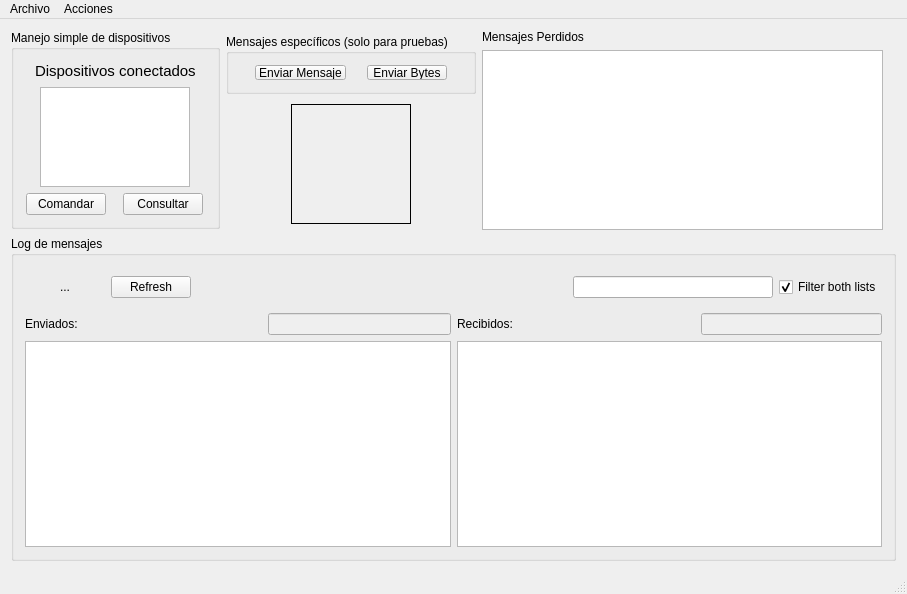
<?xml version="1.0" encoding="UTF-8"?>
<ui version="4.0">
 <class>MainWindow</class>
 <widget class="QMainWindow" name="MainWindow">
  <property name="geometry">
   <rect>
    <x>0</x>
    <y>0</y>
    <width>907</width>
    <height>594</height>
   </rect>
  </property>
  <property name="windowTitle">
   <string>MainWindow</string>
  </property>
  <widget class="QWidget" name="centralWidget">
   <layout class="QVBoxLayout" name="verticalLayout_7">
    <item>
     <layout class="QHBoxLayout" name="horizontalLayout_5">
      <item>
       <widget class="QGroupBox" name="groupBox">
        <property name="enabled">
         <bool>true</bool>
        </property>
        <property name="sizePolicy">
         <sizepolicy hsizetype="Fixed" vsizetype="Fixed">
          <horstretch>0</horstretch>
          <verstretch>0</verstretch>
         </sizepolicy>
        </property>
        <property name="title">
         <string>Manejo simple de dispositivos</string>
        </property>
        <layout class="QVBoxLayout" name="verticalLayout">
         <item>
          <layout class="QHBoxLayout" name="horizontalLayout_4">
           <item>
            <spacer name="horizontalSpacer_7">
             <property name="orientation">
              <enum>Qt::Horizontal</enum>
             </property>
             <property name="sizeType">
              <enum>QSizePolicy::Fixed</enum>
             </property>
             <property name="sizeHint" stdset="0">
              <size>
               <width>10</width>
               <height>20</height>
              </size>
             </property>
            </spacer>
           </item>
           <item>
            <widget class="QLabel" name="label">
             <property name="sizePolicy">
              <sizepolicy hsizetype="Fixed" vsizetype="Fixed">
               <horstretch>0</horstretch>
               <verstretch>0</verstretch>
              </sizepolicy>
             </property>
             <property name="font">
              <font>
               <pointsize>11</pointsize>
              </font>
             </property>
             <property name="text">
              <string>Dispositivos conectados</string>
             </property>
            </widget>
           </item>
           <item>
            <spacer name="horizontalSpacer_6">
             <property name="orientation">
              <enum>Qt::Horizontal</enum>
             </property>
             <property name="sizeType">
              <enum>QSizePolicy::Fixed</enum>
             </property>
             <property name="sizeHint" stdset="0">
              <size>
               <width>10</width>
               <height>20</height>
              </size>
             </property>
            </spacer>
           </item>
          </layout>
         </item>
         <item>
          <layout class="QHBoxLayout" name="horizontalLayout_2">
           <item>
            <spacer name="horizontalSpacer_4">
             <property name="orientation">
              <enum>Qt::Horizontal</enum>
             </property>
             <property name="sizeType">
              <enum>QSizePolicy::Fixed</enum>
             </property>
             <property name="sizeHint" stdset="0">
              <size>
               <width>10</width>
               <height>20</height>
              </size>
             </property>
            </spacer>
           </item>
           <item>
            <widget class="QListWidget" name="the_one_true_list_DESTINO">
             <property name="enabled">
              <bool>true</bool>
             </property>
             <property name="sizePolicy">
              <sizepolicy hsizetype="Fixed" vsizetype="Fixed">
               <horstretch>0</horstretch>
               <verstretch>0</verstretch>
              </sizepolicy>
             </property>
             <property name="minimumSize">
              <size>
               <width>150</width>
               <height>100</height>
              </size>
             </property>
             <property name="maximumSize">
              <size>
               <width>150</width>
               <height>100</height>
              </size>
             </property>
            </widget>
           </item>
           <item>
            <spacer name="horizontalSpacer_5">
             <property name="orientation">
              <enum>Qt::Horizontal</enum>
             </property>
             <property name="sizeType">
              <enum>QSizePolicy::Fixed</enum>
             </property>
             <property name="sizeHint" stdset="0">
              <size>
               <width>10</width>
               <height>20</height>
              </size>
             </property>
            </spacer>
           </item>
          </layout>
         </item>
         <item>
          <layout class="QHBoxLayout" name="horizontalLayout">
           <item>
            <widget class="QPushButton" name="button_COMANDAR">
             <property name="sizePolicy">
              <sizepolicy hsizetype="Fixed" vsizetype="Fixed">
               <horstretch>0</horstretch>
               <verstretch>0</verstretch>
              </sizepolicy>
             </property>
             <property name="text">
              <string>Comandar</string>
             </property>
            </widget>
           </item>
           <item>
            <spacer name="horizontalSpacer_3">
             <property name="orientation">
              <enum>Qt::Horizontal</enum>
             </property>
             <property name="sizeType">
              <enum>QSizePolicy::Fixed</enum>
             </property>
             <property name="sizeHint" stdset="0">
              <size>
               <width>10</width>
               <height>20</height>
              </size>
             </property>
            </spacer>
           </item>
           <item>
            <widget class="QPushButton" name="button_CONSULTAR">
             <property name="sizePolicy">
              <sizepolicy hsizetype="Fixed" vsizetype="Fixed">
               <horstretch>0</horstretch>
               <verstretch>0</verstretch>
              </sizepolicy>
             </property>
             <property name="text">
              <string>Consultar</string>
             </property>
            </widget>
           </item>
          </layout>
         </item>
        </layout>
       </widget>
      </item>
      <item>
       <layout class="QVBoxLayout" name="verticalLayout_2">
        <item>
         <widget class="QGroupBox" name="groupBox_2">
          <property name="sizePolicy">
           <sizepolicy hsizetype="Fixed" vsizetype="Fixed">
            <horstretch>0</horstretch>
            <verstretch>0</verstretch>
           </sizepolicy>
          </property>
          <property name="minimumSize">
           <size>
            <width>250</width>
            <height>60</height>
           </size>
          </property>
          <property name="maximumSize">
           <size>
            <width>250</width>
            <height>60</height>
           </size>
          </property>
          <property name="title">
           <string>Mensajes específicos (solo para pruebas)</string>
          </property>
          <layout class="QGridLayout" name="gridLayout">
           <item row="0" column="0">
            <widget class="QPushButton" name="button_ENVIAR_MENSAJE">
             <property name="sizePolicy">
              <sizepolicy hsizetype="Fixed" vsizetype="Fixed">
               <horstretch>0</horstretch>
               <verstretch>0</verstretch>
              </sizepolicy>
             </property>
             <property name="text">
              <string>Enviar Mensaje</string>
             </property>
            </widget>
           </item>
           <item row="0" column="1">
            <widget class="QPushButton" name="button_ByteSend">
             <property name="sizePolicy">
              <sizepolicy hsizetype="Fixed" vsizetype="Fixed">
               <horstretch>0</horstretch>
               <verstretch>0</verstretch>
              </sizepolicy>
             </property>
             <property name="text">
              <string>Enviar Bytes</string>
             </property>
            </widget>
           </item>
          </layout>
         </widget>
        </item>
        <item>
         <layout class="QHBoxLayout" name="horizontalLayout_6">
          <item>
           <spacer name="horizontalSpacer_9">
            <property name="orientation">
             <enum>Qt::Horizontal</enum>
            </property>
            <property name="sizeType">
             <enum>QSizePolicy::Fixed</enum>
            </property>
            <property name="sizeHint" stdset="0">
             <size>
              <width>55</width>
              <height>20</height>
             </size>
            </property>
           </spacer>
          </item>
          <item>
           <widget class="QPushButton" name="button_ESTADO_RED">
            <property name="sizePolicy">
             <sizepolicy hsizetype="Fixed" vsizetype="Fixed">
              <horstretch>0</horstretch>
              <verstretch>0</verstretch>
             </sizepolicy>
            </property>
            <property name="minimumSize">
             <size>
              <width>120</width>
              <height>120</height>
             </size>
            </property>
            <property name="maximumSize">
             <size>
              <width>120</width>
              <height>120</height>
             </size>
            </property>
            <property name="toolTip">
             <string>&lt;html&gt;&lt;head/&gt;&lt;body&gt;&lt;p&gt;Abre la ventana de red y manejo de dispositivos.&lt;/p&gt;&lt;/body&gt;&lt;/html&gt;</string>
            </property>
            <property name="styleSheet">
             <string notr="true">background-color: Transparent;
border: 1px solid black;</string>
            </property>
            <property name="text">
             <string/>
            </property>
            <property name="icon">
             <iconset>
              <activeon>:/Imagenes/aami2-50-512.png</activeon>
             </iconset>
            </property>
            <property name="iconSize">
             <size>
              <width>120</width>
              <height>120</height>
             </size>
            </property>
           </widget>
          </item>
          <item>
           <spacer name="horizontalSpacer_10">
            <property name="orientation">
             <enum>Qt::Horizontal</enum>
            </property>
            <property name="sizeType">
             <enum>QSizePolicy::Fixed</enum>
            </property>
            <property name="sizeHint" stdset="0">
             <size>
              <width>55</width>
              <height>20</height>
             </size>
            </property>
           </spacer>
          </item>
         </layout>
        </item>
       </layout>
      </item>
      <item>
       <layout class="QHBoxLayout" name="horizontalLayout_8">
        <item>
         <layout class="QVBoxLayout" name="verticalLayout_3">
          <item>
           <layout class="QHBoxLayout" name="horizontalLayout_7">
            <item>
             <widget class="QLabel" name="label_5">
              <property name="text">
               <string>Mensajes Perdidos</string>
              </property>
             </widget>
            </item>
            <item>
             <widget class="QLabel" name="msgLost_label">
              <property name="text">
               <string/>
              </property>
             </widget>
            </item>
           </layout>
          </item>
          <item>
           <widget class="QTextEdit" name="textEdit">
            <property name="sizePolicy">
             <sizepolicy hsizetype="Expanding" vsizetype="Fixed">
              <horstretch>0</horstretch>
              <verstretch>0</verstretch>
             </sizepolicy>
            </property>
            <property name="minimumSize">
             <size>
              <width>100</width>
              <height>180</height>
             </size>
            </property>
            <property name="maximumSize">
             <size>
              <width>16777215</width>
              <height>180</height>
             </size>
            </property>
            <property name="toolTip">
             <string>&lt;html&gt;&lt;head/&gt;&lt;body&gt;&lt;p&gt;Teniamos que rellenar la UI asi que te metimos un anotador. Disfrutálo.&lt;/p&gt;&lt;/body&gt;&lt;/html&gt;</string>
            </property>
           </widget>
          </item>
         </layout>
        </item>
        <item>
         <widget class="QLabel" name="label_4">
          <property name="maximumSize">
           <size>
            <width>300</width>
            <height>100</height>
           </size>
          </property>
          <property name="text">
           <string/>
          </property>
          <property name="pixmap">
           <pixmap resource="imagenes.qrc">:/Imagenes/lacan.png</pixmap>
          </property>
          <property name="scaledContents">
           <bool>true</bool>
          </property>
         </widget>
        </item>
       </layout>
      </item>
     </layout>
    </item>
    <item>
     <widget class="QGroupBox" name="groupBox_3">
      <property name="sizePolicy">
       <sizepolicy hsizetype="Expanding" vsizetype="Expanding">
        <horstretch>0</horstretch>
        <verstretch>0</verstretch>
       </sizepolicy>
      </property>
      <property name="title">
       <string>Log de mensajes</string>
      </property>
      <layout class="QGridLayout" name="gridLayout_2">
       <item row="0" column="0" colspan="2">
        <layout class="QHBoxLayout" name="horizontalLayout_3">
         <item>
          <widget class="QToolButton" name="logButton">
           <property name="minimumSize">
            <size>
             <width>80</width>
             <height>40</height>
            </size>
           </property>
           <property name="toolTip">
            <string>&lt;html&gt;&lt;head/&gt;&lt;body&gt;&lt;p&gt;Activa y desactiva el log&lt;/p&gt;&lt;/body&gt;&lt;/html&gt;</string>
           </property>
           <property name="styleSheet">
            <string notr="true">border:none;</string>
           </property>
           <property name="text">
            <string>...</string>
           </property>
           <property name="icon">
            <iconset resource="imagenes.qrc">
             <normaloff>:/Imagenes/offSwitch.png</normaloff>
             <normalon>:/Imagenes/onSwitch.png</normalon>:/Imagenes/offSwitch.png</iconset>
           </property>
           <property name="iconSize">
            <size>
             <width>80</width>
             <height>40</height>
            </size>
           </property>
           <property name="checkable">
            <bool>true</bool>
           </property>
          </widget>
         </item>
         <item>
          <widget class="QPushButton" name="refreshButton">
           <property name="text">
            <string>Refresh</string>
           </property>
          </widget>
         </item>
         <item>
          <spacer name="horizontalSpacer_2">
           <property name="orientation">
            <enum>Qt::Horizontal</enum>
           </property>
           <property name="sizeHint" stdset="0">
            <size>
             <width>40</width>
             <height>20</height>
            </size>
           </property>
          </spacer>
         </item>
         <item>
          <widget class="QLineEdit" name="searchBar">
           <property name="sizePolicy">
            <sizepolicy hsizetype="Fixed" vsizetype="Fixed">
             <horstretch>0</horstretch>
             <verstretch>0</verstretch>
            </sizepolicy>
           </property>
           <property name="minimumSize">
            <size>
             <width>200</width>
             <height>0</height>
            </size>
           </property>
           <property name="maximumSize">
            <size>
             <width>200</width>
             <height>16777215</height>
            </size>
           </property>
           <property name="toolTip">
            <string>&lt;html&gt;&lt;head/&gt;&lt;body&gt;&lt;p&gt;Filtro para ambas tablas.&lt;/p&gt;&lt;/body&gt;&lt;/html&gt;</string>
           </property>
          </widget>
         </item>
         <item>
          <widget class="QCheckBox" name="checkBox">
           <property name="text">
            <string>Filter both lists</string>
           </property>
           <property name="checked">
            <bool>true</bool>
           </property>
          </widget>
         </item>
        </layout>
       </item>
       <item row="1" column="0">
        <layout class="QVBoxLayout" name="verticalLayout_4">
         <item>
          <layout class="QHBoxLayout" name="horizontalLayout_9">
           <item>
            <widget class="QLabel" name="label_2">
             <property name="text">
              <string>Enviados:</string>
             </property>
            </widget>
           </item>
           <item>
            <spacer name="horizontalSpacer">
             <property name="orientation">
              <enum>Qt::Horizontal</enum>
             </property>
             <property name="sizeHint" stdset="0">
              <size>
               <width>40</width>
               <height>20</height>
              </size>
             </property>
            </spacer>
           </item>
           <item>
            <widget class="QLineEdit" name="sent_searchBar">
             <property name="enabled">
              <bool>false</bool>
             </property>
             <property name="toolTip">
              <string>&lt;html&gt;&lt;head/&gt;&lt;body&gt;&lt;p&gt;Filtro de mensajes enviados&lt;/p&gt;&lt;/body&gt;&lt;/html&gt;</string>
             </property>
            </widget>
           </item>
          </layout>
         </item>
         <item>
          <widget class="QTableWidget" name="tableWidget_sent">
           <property name="minimumSize">
            <size>
             <width>400</width>
             <height>200</height>
            </size>
           </property>
           <property name="maximumSize">
            <size>
             <width>16777215</width>
             <height>600</height>
            </size>
           </property>
          </widget>
         </item>
        </layout>
       </item>
       <item row="1" column="1">
        <layout class="QVBoxLayout" name="verticalLayout_5">
         <item>
          <layout class="QHBoxLayout" name="horizontalLayout_10">
           <item>
            <widget class="QLabel" name="label_3">
             <property name="text">
              <string>Recibidos:</string>
             </property>
            </widget>
           </item>
           <item>
            <spacer name="horizontalSpacer_8">
             <property name="orientation">
              <enum>Qt::Horizontal</enum>
             </property>
             <property name="sizeHint" stdset="0">
              <size>
               <width>40</width>
               <height>20</height>
              </size>
             </property>
            </spacer>
           </item>
           <item>
            <widget class="QLineEdit" name="received_searchBar">
             <property name="enabled">
              <bool>false</bool>
             </property>
             <property name="toolTip">
              <string>&lt;html&gt;&lt;head/&gt;&lt;body&gt;&lt;p&gt;Filtro de mensajes recibidos.&lt;/p&gt;&lt;/body&gt;&lt;/html&gt;</string>
             </property>
            </widget>
           </item>
          </layout>
         </item>
         <item>
          <widget class="QTableWidget" name="tableWidget_received">
           <property name="minimumSize">
            <size>
             <width>400</width>
             <height>200</height>
            </size>
           </property>
           <property name="maximumSize">
            <size>
             <width>16777215</width>
             <height>600</height>
            </size>
           </property>
          </widget>
         </item>
        </layout>
       </item>
      </layout>
     </widget>
    </item>
   </layout>
  </widget>
  <widget class="QMenuBar" name="menuBar">
   <property name="geometry">
    <rect>
     <x>0</x>
     <y>0</y>
     <width>907</width>
     <height>20</height>
    </rect>
   </property>
   <widget class="QMenu" name="menuArchivo">
    <property name="title">
     <string>Archivo</string>
    </property>
    <addaction name="actionSalir"/>
   </widget>
   <widget class="QMenu" name="menuAcciones">
    <property name="title">
     <string>Acciones</string>
    </property>
    <addaction name="actionEnviar_Mensaje_2"/>
   </widget>
   <addaction name="menuArchivo"/>
   <addaction name="menuAcciones"/>
  </widget>
  <widget class="QStatusBar" name="statusBar"/>
  <action name="actionEnviar_Mensaje">
   <property name="text">
    <string>Enviar Mensaje</string>
   </property>
  </action>
  <action name="actionSalir">
   <property name="text">
    <string>Apagar</string>
   </property>
  </action>
  <action name="actionEnviar_Mensaje_2">
   <property name="text">
    <string>Enviar Mensaje</string>
   </property>
  </action>
 </widget>
 <layoutdefault spacing="6" margin="11"/>
 <resources>
  <include location="imagenes.qrc"/>
 </resources>
 <connections/>
</ui>
